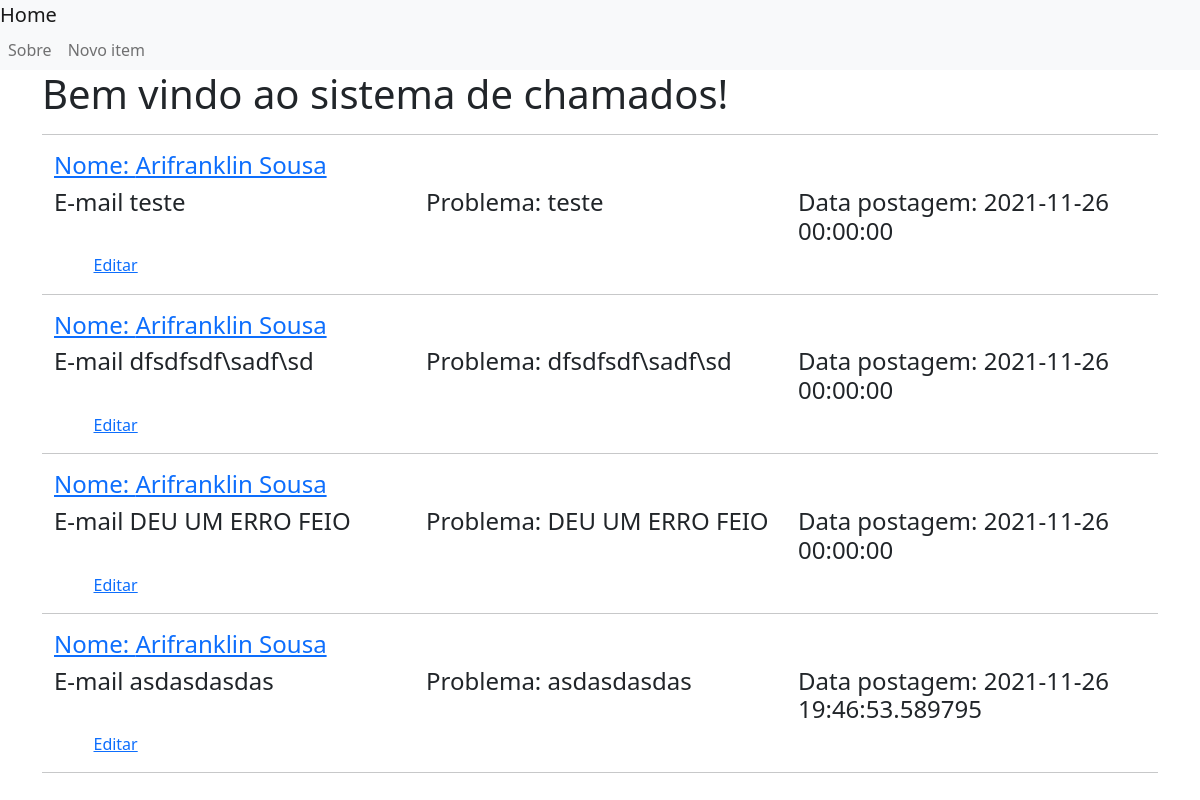
Before: / with the older database file.
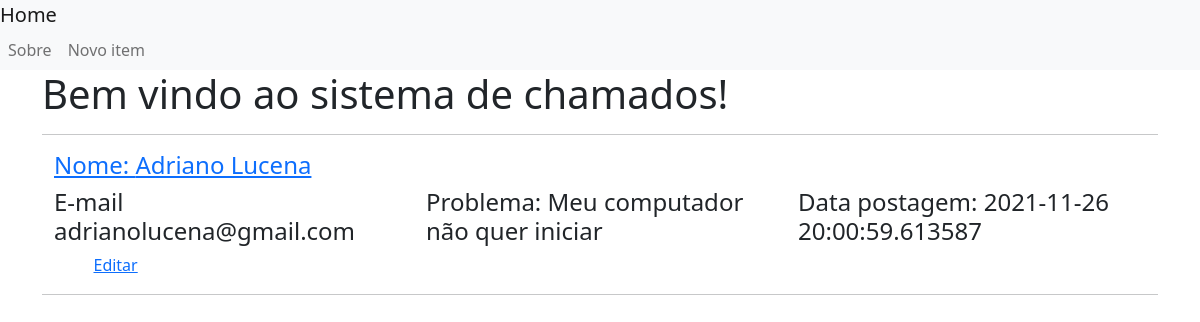
After: the same page with the newer database file.
### app.py (models this page shows)
class tb_chamados(db.Model):
    id_chamado = db.Column(db.Integer, primary_key=True)
    dt_criacao = db.Column(db.DateTime, default=datetime.datetime.utcnow)
    descricao = db.Column(db.String(200), nullable=False)
    nome = db.Column(db.String(200), nullable=False)
    email = db.Column(db.String(200), nullable=False)
    servico = db.Column(db.String(200), nullable=False)

### app.py (the view)
@app.route('/')
def index():
    posts = tb_chamados.query.all()
    return render_template('index.html', posts=posts)

### templates/index.html (shortened to what this page needs)
{% extends 'base.html' %}
{% block content %}
    <h1>{% block title %} Bem vindo ao sistema de chamados! {% endblock %}</h1><hr>
    {% for post in posts %}
       <a href="{{ url_for('post', id_chamado=post['id_chamado']) }}">
            <div class="container">
                <div class="row">
                    <div class="col-md-4 col-sm-12"><h4>Nome: {{ post['nome'] }}</h4></div></a>
                    <div class="col-md-4 col-sm-12"><h4>E-mail {{ post['email'] }}</h4></div>
                    <div class="col-md-4 col-sm-12"><h4>Problema: {{ post['descricao'] }}</h4></div>
                    <div class="col-md-4 col-sm-12"><h4>Data postagem: {{ post['dt_criacao'] }}</h4></div>
                </div>
        <a href="{{ url_for('edit', id_chamado=post['id_chamado']) }}">
            <span class="badge badge-warning">Editar</span>Editar
        </a>
        <hr>
    {% endfor %}
{% endblock %}

### templates/base.html (shortened to what this page needs)
<!doctype html>
<html lang="en">
      <head>
      </head>
<body>
    <nav class="navbar-expand-md navbar-light bg-light">
        <a class="navbar-brand" href="{{ url_for('index')}}">Home</a>
        <div class="collapse-toggle navbar-collapse" id="navbarNav">
            <ul class="navbar-nav">
                <li class="nav-item active">
                    <a class="nav-link" href="#">Sobre</a>
                </li>
                <li class="nav-item">
                    <a class="nav-link" href="{{ url_for('create') }}">Novo item</a>
                </li>
            </ul>
        </div>
    </nav>
    <div class="container">
        {% block content %} {% endblock %}
<link rel="stylesheet" href="https://cdn.jsdelivr.net/npm/bootstrap@5.1.3/dist/css/bootstrap.min.css">
</html>

Changed rows visible on the page:
removed tb_chamados: nome "Arifranklin Sousa", email "dfsdfsdf\\sadf\\sd", descricao "dfsdfsdf\\sadf\\sd", dt_criacao "2021-11-26 00:00:00"
removed tb_chamados: nome "Arifranklin Sousa", email "DEU UM ERRO FEIO", descricao "DEU UM ERRO FEIO", dt_criacao "2021-11-26 00:00:00"
removed tb_chamados: nome "Arifranklin Sousa", email "asdasdasdas", descricao "asdasdasdas", dt_criacao "2021-11-26 19:46:53.589795"
changed tb_chamados: nome "Arifranklin Sousa" → "Adriano Lucena"; email "teste" → "adrianolucena@gmail.com"; descricao "teste" → "Meu computador não quer iniciar"; dt_criacao "2021-11-26 00:00:00" → "2021-11-26 20:00:59.613587"
